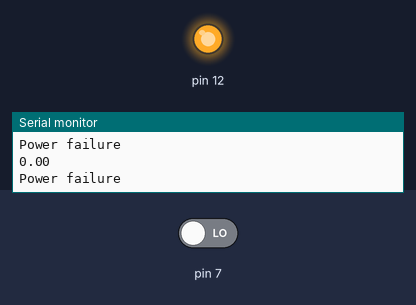
A sketch run on a simulated Arduino Uno, built with avr-gcc and run on an emulated ATmega328P. On the bench: output pins drawn as LEDs (lit = HIGH), the last lines printed to the serial monitor. The test bench sets the inputs (shaded band); at power-on: pin 7 LOW.

Above: at 1.2 s.
1.3 s: pin 7 driven HIGH
At 2.3 s:
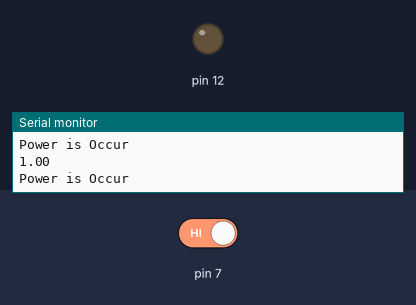
2.8 s: pin 7 driven LOW
At 3.7 s:
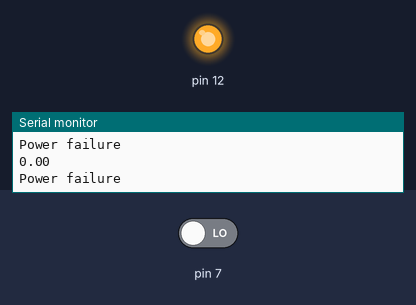
Timing chart, 0 to 5.8 s (numbered marks = the images above; inputs shaded):
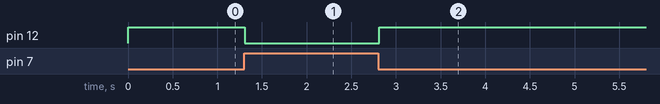

The sketch:

powerFailureClock.ino
```cpp
void setup() {
  // put your setup code here, to run once:

  pinMode(12, OUTPUT);
  Serial.begin(9600);
}

void loop() {
  // float power =analogRead(A0);
  float power =digitalRead(7);

  Serial.println(power);
  // digitalWrite(12, LOW);
  //   delay(100);
  if(power > 0.5){
    Serial.println("Power is Occur");
    digitalWrite(12,LOW);
  delay(100);

    // digitalWrite(12,LOW);
    // delay(5);
  }else{
Serial.println("Power failure");
  digitalWrite(12, HIGH);
    delay(100);
  }

}
```

Measured:
- after the input at 1.3 s, pin 12: HIGH → LOW at once
- after the input at 2.8 s, pin 12: LOW → HIGH at once
